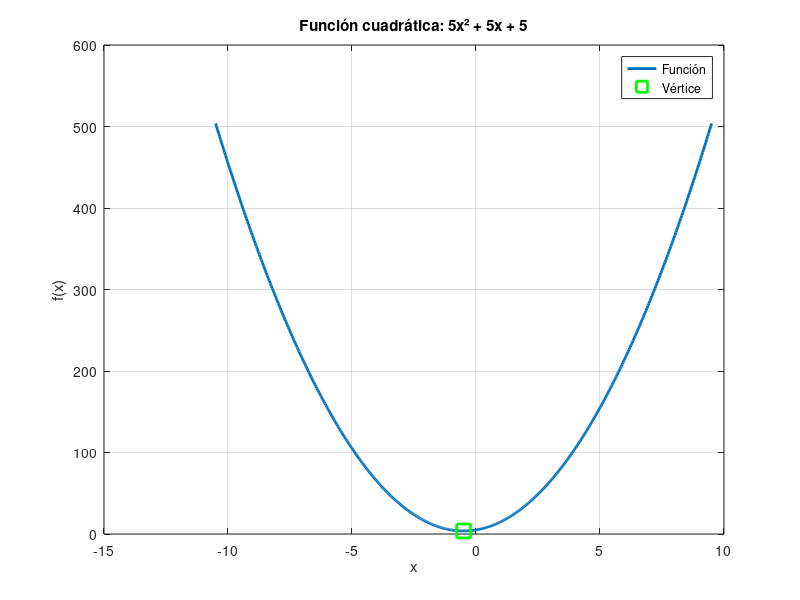

Here is the MATLAB script that generated this plot:
clear;
clc;

% Entrada de coeficientes
a = input('Ingrese el coeficiente a: ');
if a == 0
    error('El coeficiente a no puede ser cero.');
end
b = input('Ingrese el coeficiente b: ');
c = input('Ingrese el coeficiente c: ');

% Cálculo de discriminante y raíces
D = b^2 - 4*a*c;
root1 = (-b + sqrt(D)) / (2*a);
root2 = (-b - sqrt(D)) / (2*a);

% Tipo de raíces
if D > 0
    root_type = 'reales y distintas';
elseif D == 0
    root_type = 'reales e iguales';
else
    root_type = 'complejas conjugadas';
end

% Coordenadas del vértice
xv = -b/(2*a);
yv = a*xv^2 + b*xv + c;

% Generación de puntos para la gráfica
x = linspace(xv - 10, xv + 10, 500);
y = a*x.^2 + b*x + c;

% Configuración de la gráfica
figure;
plot(x, y, 'LineWidth', 2);
hold on;
plot(xv, yv, 'gs', 'MarkerSize', 10, 'LineWidth', 2); % Vértice
if D >= 0
    plot([root1, root2], [0, 0], 'ro', 'MarkerSize', 10, 'LineWidth', 2); % Raíces reales
end
title(['Función cuadrática: ', num2str(a), 'x² + ', num2str(b), 'x + ', num2str(c)]);
xlabel('x');
ylabel('f(x)');
grid on;

% Leyenda adaptativa
if D >= 0
    legend('Función', 'Vértice', 'Raíces', 'Location', 'best');
else
    legend('Función', 'Vértice', 'Location', 'best');
end

% Resultados en consola
fprintf('\nRESULTADOS:\n');
fprintf('Discriminante: %.2f\n', D);
fprintf('Tipo de raíces: %s\n', root_type);
fprintf('Raíz 1: %s\n', num2str(root1, '%.4f'));
fprintf('Raíz 2: %s\n', num2str(root2, '%.4f'));
fprintf('Vértice: (%.2f, %.2f)\n', xv, yv);

hold off;